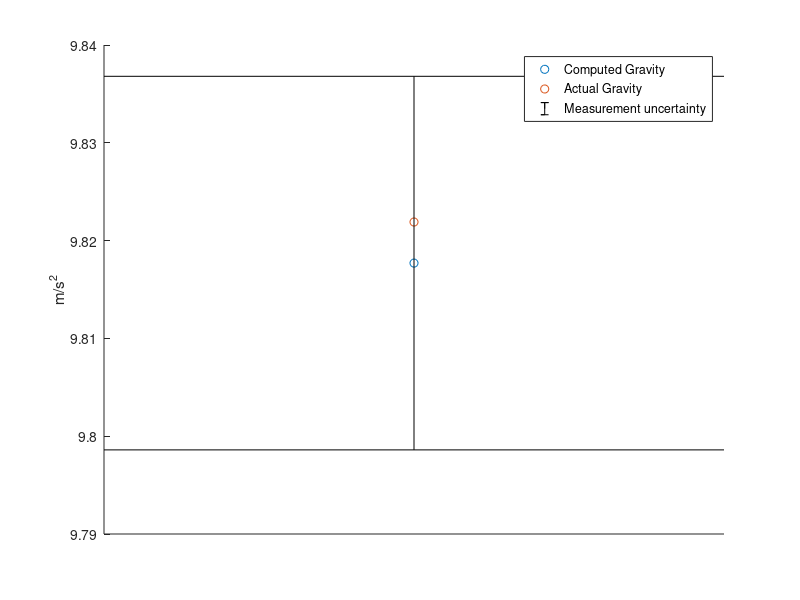

MATLAB code for this plot:
go = 9.8177;
gt = 9.8219;
gu = 0.0191;


figure 
hold on
set(gca,'xtick',[]) % Hide x axis
ylabel("m/s^2");

h = plot([go], 'o');
h = plot([gt], 'o');
er = errorbar(go,gu, 'k');
legend("Computed Gravity", "Actual Gravity", "Measurement uncertainty");